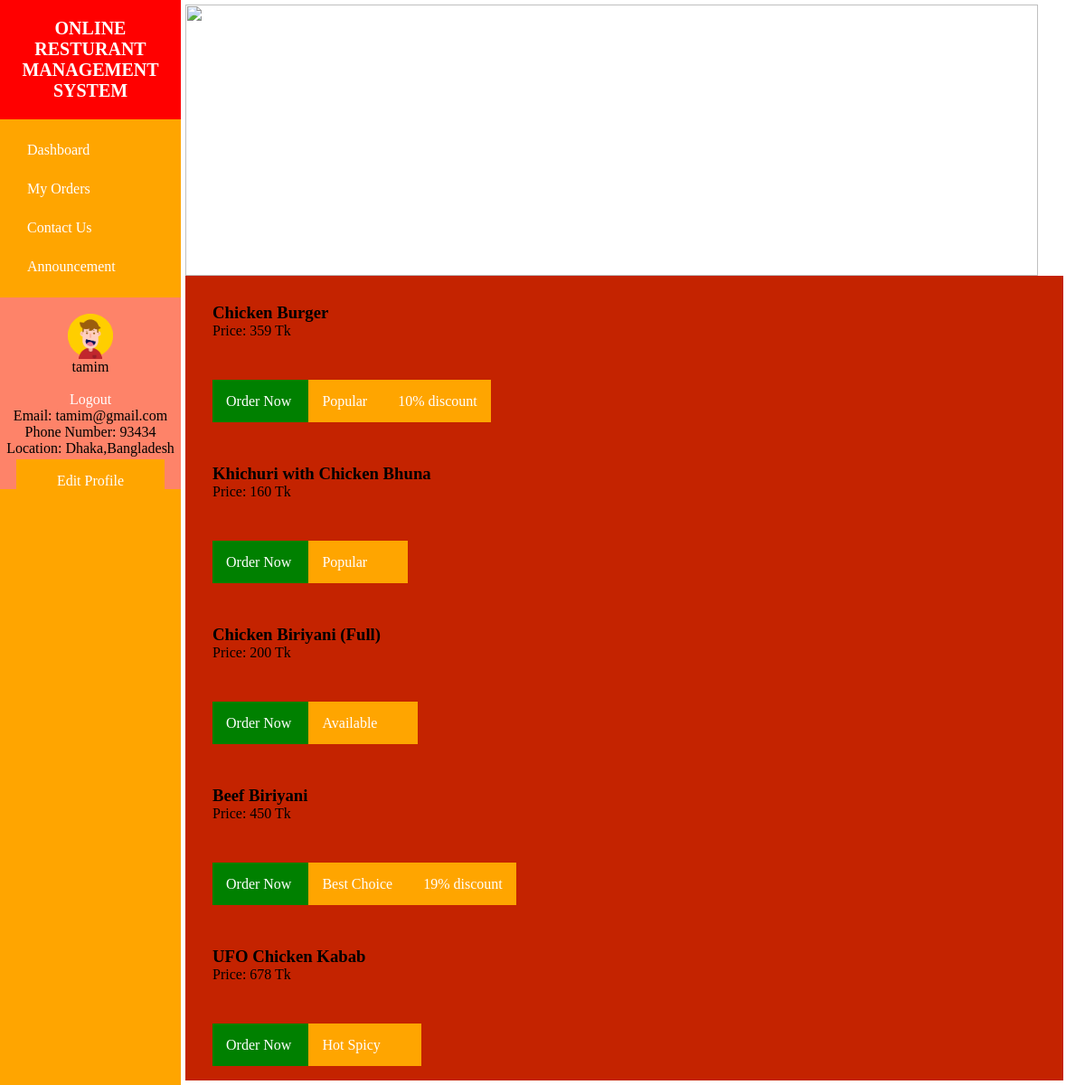
/views/dashboard.php (signed in), run on the app's committed database.
### tables this page shows
CREATE TABLE `users` (
  `Id` int(255) NOT NULL,
  `username` varchar(100) NOT NULL,
  `password` varchar(100) NOT NULL,
  `status` varchar(100) NOT NULL,
  `email` varchar(255) NOT NULL,
  `pnumber` int(100) NOT NULL,
  `location` varchar(255) NOT NULL
);

CREATE TABLE `products` (
  `id` int(50) NOT NULL,
  `item` varchar(255) NOT NULL,
  `price` int(255) NOT NULL,
  `status` varchar(255) NOT NULL,
  `discount` varchar(50) DEFAULT NULL
);

### controllers/session.php (called while the page is built, shortened)
<?php
    if(!isset($_SESSION['username'])) {
    header('Location: /views/login.php');
    }
    else{
        $myself = $_SESSION['username'];
    }
    ?>

### views/dashboard.php (the view, shortened to what this page needs)
<?php include '../controllers/session.php';?>
<?php include '../includes/header.php';?>
<?php require_once('../models/db.php'); ?>
<!DOCTYPE html>
<html>
<head>
</head>
<body>
<div class="main">
<img src="../img/food2.jpg" height="300px" width="97.6%"/>
<?php
$sql = "SELECT * FROM products";
$query = mysqli_query($conn,$sql);
while($data = mysqli_fetch_assoc($query)) {
$id = $data['id'];
$item = $data['item'];
$price = $data['price'];
$status = $data['status'];
$discount = $data['discount'];
echo "<div class='carde'>
<h3> $item </h3>
Price:  $price Tk
 </div>
<div class='carde'> <span class='buttonOrder'><a href='../controllers/OrderProcess.php?id=$id' class='text-white'><font color='white'> Order Now </font> </a>
</span>
 <span class='buttonStatus'> $status </font> </span>  <span class='buttonStatus'> $discount </font> </span> </div>   ";
};
?>
</div>
</body>
</html>

### includes/header.php (shortened to what this page needs)
<link rel="stylesheet" href="../css/style.css"/>
    <div class="sidebar">
      <h2> Online Resturant Management System </h2>
      <ul class="nav">
        <li>
          <a href="../views/dashboard.php">
            <span>Dashboard</span>
          </a>
        </li>
        <li>
          <a href="../views/myOrders.php">
            <span>My Orders</span>
          </a>
        </li>
        <li>
          <a href="../views/contactUs.php">
            <span> Contact Us</span>
          </a>
        </li>
        <li>
        <div id="demo">
        <a onclick="loadData()">
            <span> Announcement </span>
          </a>
          </li>
        <li>
          <div class="background"><br>
        <center>  <img src="../img/avatar.png" height="50" width="50"/><br>
      <?php echo $myself; ?> </h2> <br><br> <p> <a href="../controllers/logOut.php"> Logout </a></p>
     <?php
require('../models/db.php');
$sql = "SELECT * FROM users where username='$myself'";
$query = mysqli_query($conn,$sql);
while($data = mysqli_fetch_assoc($query)) {
$id = $data['Id'];
$email = $data['email'];
$pnumber = $data['pnumber'];
$location = $data['location'];
echo "Email: $email <br>
Phone Number: $pnumber <br>
Location: $location <br>";
};
?>
<br>
<?php echo
"<span class='buttonStatus'><a href='../controllers/edit_profile.php?id=$id' class='text-white'><font color='white'> Edit Profile </font> </a>
</span> "?>
    </center> </div> </div>
  </body>
</html>

### css/style.css (style rules this page uses)
.buttonOrder { background-color: green; width: 40%; color: white; padding: 15px; margin: 10px 0px; border: none; cursor: pointer; }
.buttonStatus { background-color: orange; width: 40%; color: white; padding: 15px; margin: 10px 0px; border: none; cursor: pointer; }
.carde { background: #c42300; width: 92%; padding: 30px; }
.background { background: #FE8369; }
.sidebar { position: fixed; background: orange; width: 200px; height: 100%; top: 0; left: 0; z-index: 1; }
.sidebar h2 { text-align: center; font-size: 20px; text-transform: uppercase; color: #ffffff; background: red; padding: 20px; font-weight: bold; }
.sidebar ul li { margin: 25px 0; }
.sidebar ul li a { color: #ffffff; padding: 0 30px; }
* { margin: 0; padding: 0; text-decoration: none; }
.main { margin-left: 200px; padding: 5px; }

### data on the page
users: email "tamim@gmail.com", pnumber "93434", location "Dhaka,Bangladesh"
products: item "Chicken Burger", price "359", status "Popular", discount "10% discount"
products: item "Khichuri with Chicken Bhuna", price "160", status "Popular"
products: item "Chicken Biriyani (Full)", price "200", status "Available"
products: item "Beef Biriyani", price "450", status "Best Choice", discount "19% discount"
products: item "UFO Chicken Kabab", price "678", status "Hot Spicy"

### other printed values
$myself "tamim"
